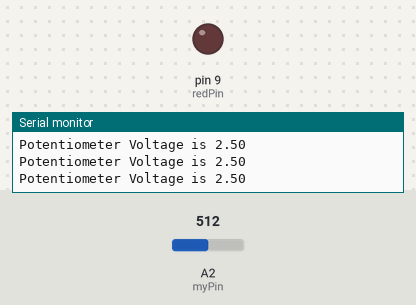
Simulated run of this sketch. Board: Arduino Uno, built with avr-gcc and run on an emulated ATmega328P. On the bench: output pins drawn as LEDs (lit = HIGH), the last lines printed to the serial monitor. The test bench sets the inputs (shaded band); at power-on: A2 (myPin) = 512.

Above: at 1.2 s.
1.3 s: A2 (myPin) set to 1016
2.8 s: A2 (myPin) set to 1023
At 4.2 s:
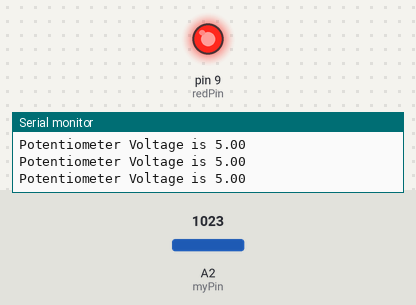
4.5 s: A2 (myPin) set to 900
At 5.5 s:
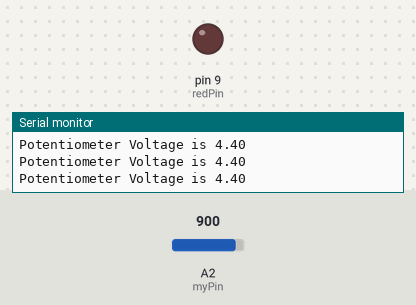
Timing chart, 0 to 7.5 s (numbered marks = the images above; inputs shaded):
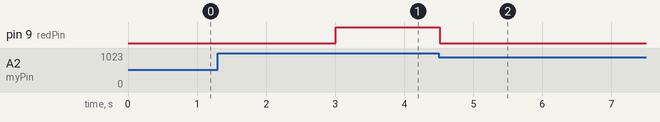

The sketch:

lesson13_part02.ino
```cpp
int myPin=A2;
int readVal;
float V2;
int dt=250;
int redPin=9;

void setup() {
  // put your setup code here, to run once:
Serial.begin(9600);
pinMode(myPin,INPUT);
pinMode(redPin,OUTPUT);
}

void loop() {
  // put your main code here, to run repeatedly:

readVal=analogRead(myPin);
V2=(5./1023.)*readVal;
Serial.print("Potentiometer Voltage is ");
Serial.println(V2);
if (V2==5.0){
  digitalWrite(redPin,HIGH);
  }
if (V2!=5.0){
  digitalWrite(redPin,LOW);
}
delay(dt);
}
```

Measured:
- the behaviour switches between 1022 and 1023 on A2 (myPin) (found by bisection; images 0 and 1)
- after the input at 2.8 s, pin 9 (redPin): LOW → HIGH after 0.21 s
- after the input at 4.5 s, pin 9 (redPin): HIGH → LOW at once
